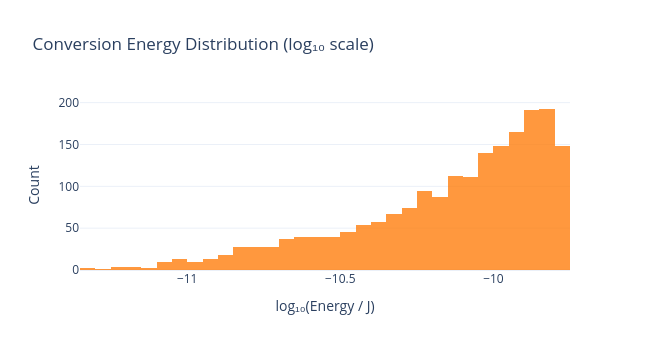

This figure's notebook cell:
### Markdown cell above
### 4.2 Energy Distribution

Conversion energy spans several orders of magnitude across the design space. Large $C_u$ and high $g_m$ drive energy up; designs with small caps and efficient comparators can achieve sub-fJ conversion energy.

### Code cell
energy_np = data['energy'].numpy()  # (N,)

fig_energy = go.Figure()
fig_energy.add_trace(go.Histogram(
    x=np.log10(energy_np + 1e-30),
    nbinsx=40,
    name='log10(Energy)',
    marker_color='#ff7f0e',
    opacity=0.8,
))
fig_energy.update_layout(
    title='Conversion Energy Distribution (log₁₀ scale)',
    xaxis_title='log₁₀(Energy / J)',
    yaxis_title='Count',
    template='plotly_white',
    width=650, height=350,
)
fig_energy.show()

print(f"Energy statistics:")
print(f"  Min:    {energy_np.min():.3e} J")
print(f"  Median: {np.median(energy_np):.3e} J")
print(f"  Mean:   {energy_np.mean():.3e} J")
print(f"  Max:    {energy_np.max():.3e} J")
print(f"  Range:  {energy_np.max()/energy_np.min():.1f}× span")

### Figure 1 — Plotly figure (JSON) as saved in the notebook; plotly's stock layout.template omitted (floating-point values rounded to 4 significant figures; data arrays with more than 128 entries replaced by an {"elided": "..."} marker saying what was removed)
{"data": [{"marker": {"color": "#ff7f0e"}, "name": "log10(Energy)", "nbinsx": 40, "opacity": 0.8, "type": "histogram", "x": {"elided": "2000 float values"}}], "layout": {"height": 350, "title": {"text": "Conversion Energy Distribution (log₁₀ scale)"}, "width": 650, "xaxis": {"title": {"text": "log₁₀(Energy / J)"}}, "yaxis": {"title": {"text": "Count"}}}}
